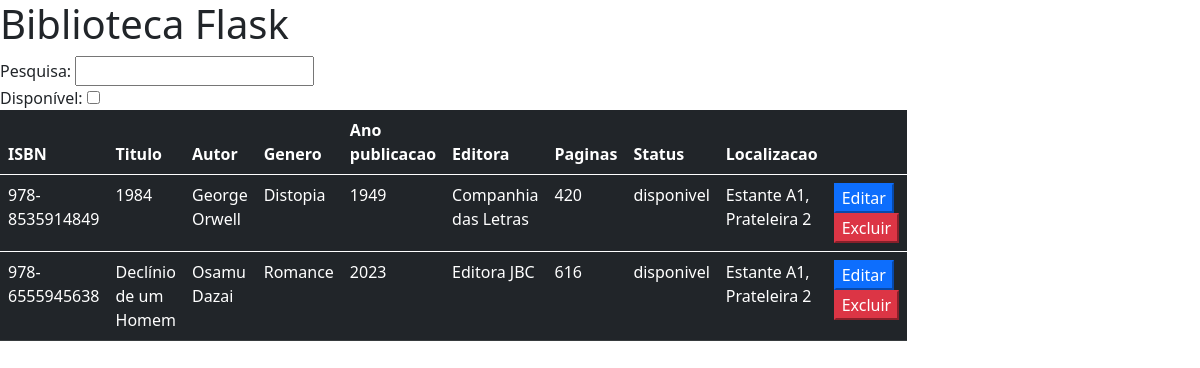
The app's page /biblioteca with its own data.
### tables this page shows
CREATE TABLE livros (
    isbn TEXT PRIMARY KEY,
    titulo TEXT,
    autor TEXT,
    genero TEXT,
    ano_publicacao INT,
    editora TEXT,
    paginas INT,
    status TEXT,
    localizacao TEXT
    );

### app.py (the view)
@app.route('/biblioteca', methods=['GET', 'POST'])
def interface_web(message = None, status = None):
    valor = request.args.get('valor')
    if valor and valor != "":
        return redirect(url_for('pesquisa_livro', valor=valor))
    if message and status:
        flash(message, status)
    biblioteca = database.lista_livro()
    return render_template('biblioteca.html', biblioteca=formatar(biblioteca))

### app.py (called while the page is built)
def formatar(valor):
    chaves = ["isbn","titulo","autor","genero","ano_publicacao","editora","paginas","status","localizacao"]
    valor = [dict(zip(chaves, tupla)) for tupla in valor]
    return valor

### database.py (called while the page is built)
def lista_livro():
    query = """SELECT * FROM livros ORDER BY titulo"""
    conn = sqlite3.connect('database.db')
    cursor = conn.cursor()
    cursor.execute(query)
    result = cursor.fetchall()
    print(result)
    conn.close()
    return(result)

### templates/biblioteca.html (shortened to what this page needs)
{% extends 'base.html' %}
{% block conteudo %}
<h1 class="display-6">Biblioteca Flask</h1>
<div class="col-sm-8">
    <form action="{{ url_for('interface_web') }}" method="GET">
        <label>Pesquisa: <input type="text" name="valor" onchange="this.form.submit()"></label><br>
        <label>Disponível: <input type="checkbox" name="disponivel" onchange="this.form.submit()"></label><br>
    </form>
<table class="table table-dark table-hover">
    <thead>
        <tr class="table-dark">
            {% for key in biblioteca[0].items() %}
                {% if key[0] == 'isbn' %}
                    <th>{{ key[0] | upper }}</th>
                {% else %}
                    <th>{{ key[0] | replace('_',' ') | capitalize }}</th>
                {% endif %}
            {% endfor %}
            <th></th>
        </tr>
    </thead>
{% for livro in biblioteca %}
        <tbody>
            <tr>
                <td>{{ livro['isbn'] }}</td>
                <td>{{ livro.titulo }}</td>
                <td>{{ livro.autor }}</td>
                <td>{{ livro.genero }}</td>
                <td>{{ livro.ano_publicacao }}</td>
                <td>{{ livro.editora }}</td>
                <td>{{ livro.paginas }}</td>
                <td>{{ livro['status'] }}</td>
                <td>{{ livro['localizacao'] }}</td>
                <td>
                    <form action="/biblioteca/atualizar/{{livro.isbn}}" method="GET" style="display:inline;">
                        <button type="submit" class="btn-primary">Editar</button>
                    </form>
                    <form action="/biblioteca/excluir/{{livro.isbn}}" method="POST" onsubmit="return confirm('Confirmar exclusão?');" style="display:inline;">
                        <button type="submit" class="btn-danger">Excluir</button>
                    </form>
                </td>
            </tr>
        </tbody>
{% endfor %}
</table>
</div>
{% endblock %}

### templates/base.html (shortened to what this page needs)
<!DOCTYPE html>
<html lang="pt-br">
<head>
    <link href="https://cdn.jsdelivr.net/npm/bootstrap@5.0.2/dist/css/bootstrap.min.css" rel="stylesheet">
</head>
<body>
    {% block conteudo %}{% endblock %}
</body>
</html

### records on screen
livros: key "ISBN", key "Titulo", key "Autor", key "Genero", key "Ano publicacao", key "Editora", key "Paginas", key "Status", key "Localizacao", isbn "978-8535914849", titulo "1984", autor "George Orwell", genero "Distopia", ano_publicacao "1949", editora "Companhia das Letras", paginas "420", status "disponivel", localizacao "Estante A1, Prateleira 2"
livros: isbn "978-6555945638", titulo "Declínio de um Homem", autor "Osamu Dazai", genero "Romance", ano_publicacao "2023", editora "Editora JBC", paginas "616", status "disponivel", localizacao "Estante A1, Prateleira 2"
